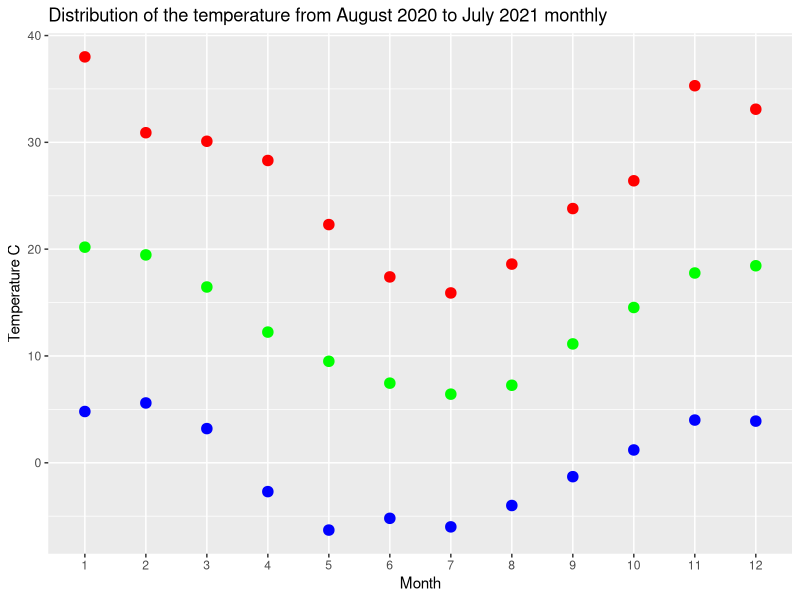
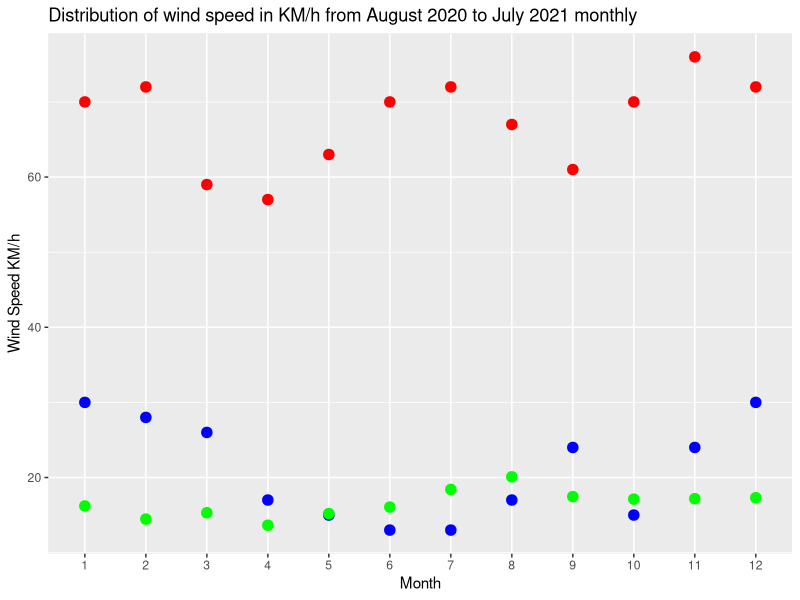
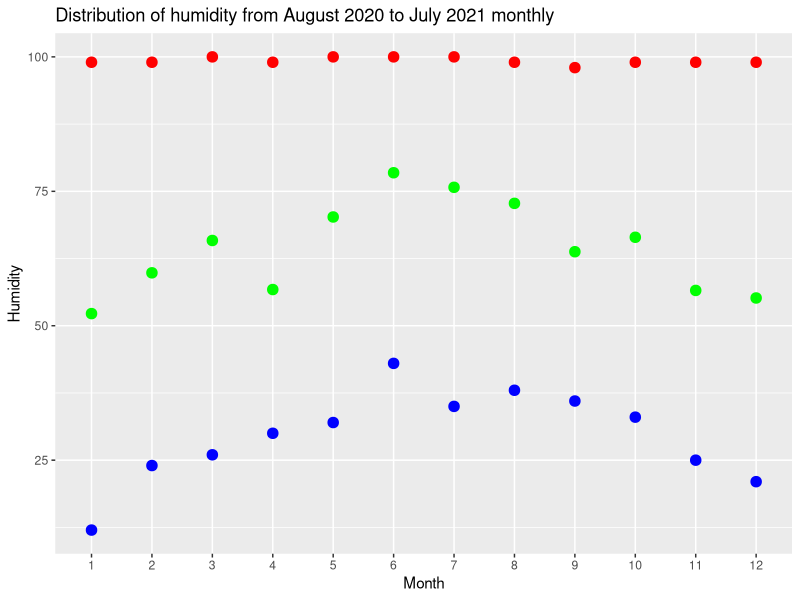
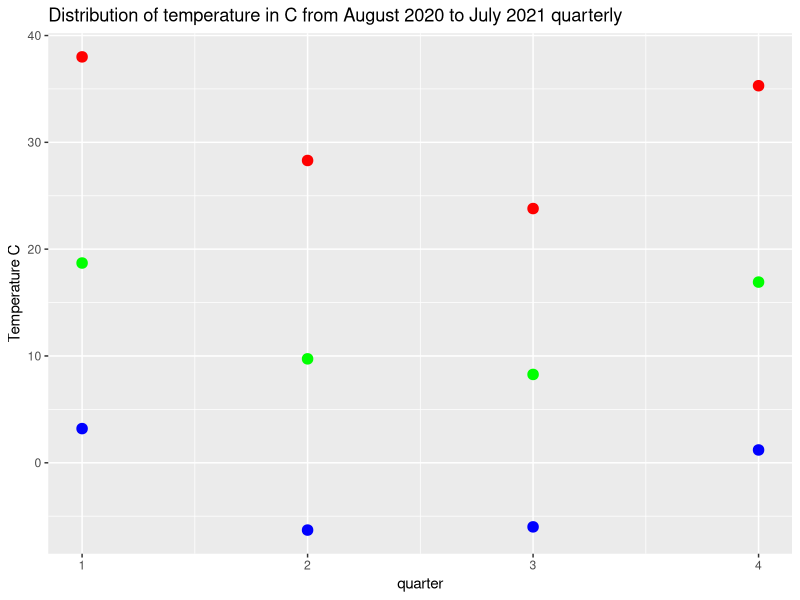
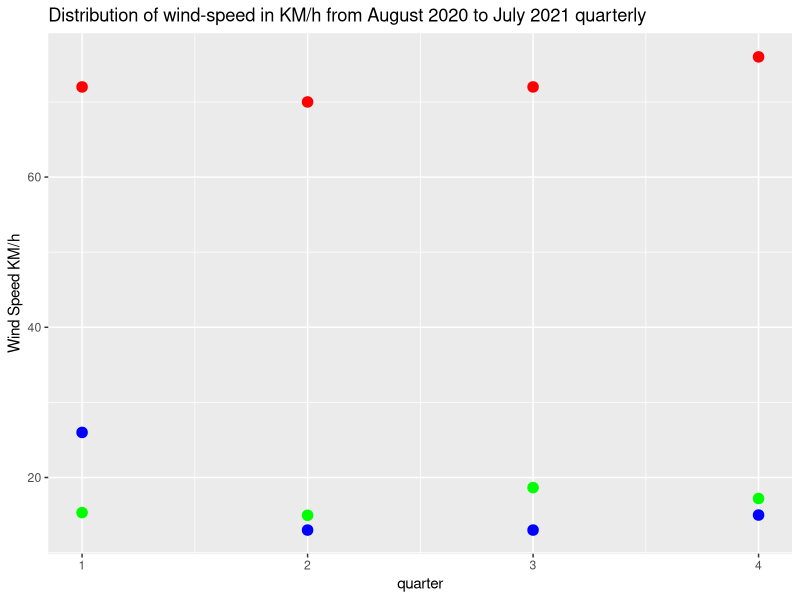
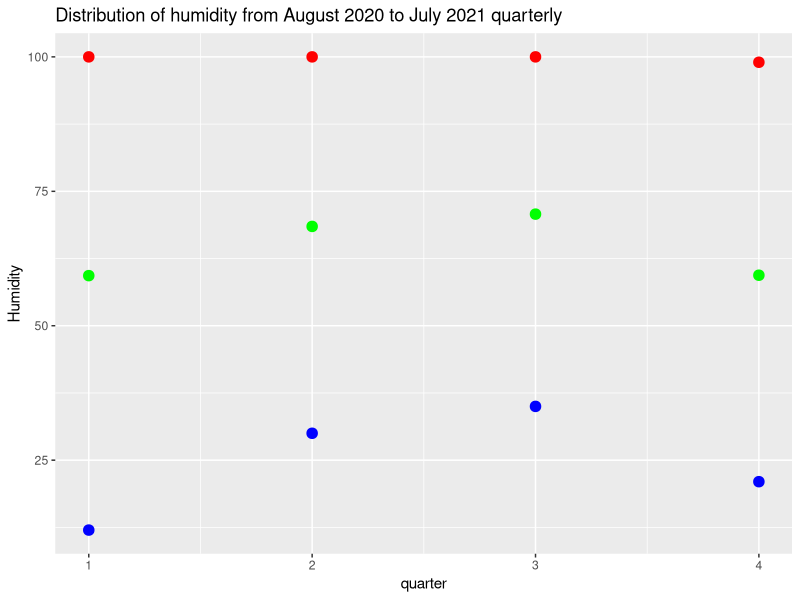

Reproduce these figures in R, in order.
## ---- chunk 1
library(tidyverse)
library(ggplot2)
df <- read.csv("act_weather.csv")
head(df)
## ---- chunk 2
df <- df[-c(1)]
head(df)
## ---- chunk 3
nrow(df)
ncol(df)
str(df)
## ---- chunk 4
getSummary <- function(colName)
{
  writeLines(paste(paste(colName, "summary:"),
                   "================",
                   paste("minimum : ", min(df[colName])),
                   paste("median : ", median(df[[colName]])),
                   paste("mean : ", mean(df[[colName]])),
                   paste("maximum : ", max(df[colName])),
                   sep = '\n'))
  }
## ---- chunk 5
targetColumns <- c("Minimum_temperature",
                  "9am_Temperature",
                  "Speed_of_maximum_wind_gust_(km/h)",
                  "3pm_Temperature")
targetColumns <- make.names(targetColumns)
## ---- chunk 6
for (columnName in targetColumns)
{
  getSummary(columnName)
}
## ---- chunk 7
averageMinTemp <- df %>% 
  group_by(Month, Year) %>%
  summarise(avgMinTempByMonth = mean(Minimum_temperature))
head(averageMinTemp)
## ---- chunk 8
averageWindGust <- df %>% 
  group_by(Direction_of_maximum_wind_gust) %>% 
  summarise(mean(Speed_of_maximum_wind_gust_.km.h.))
head(averageWindGust)
## ---- chunk 9
highestRainFall <- df %>% 
  group_by(Month, Year) %>% 
  summarise(totalRainfall = sum(Rainfall_.mm.))
highestRainFall[which.max(highestRainFall$totalRainfall),]
## ---- chunk 10
highestRainFallByYear <- highestRainFall %>% 
  group_by(Year) %>% 
  summarise(totalRainFall = sum(totalRainfall))
#By using which.max function got highest rainfall during those years with their index number and by printing the index number got the value for highest rainfall year.
highestRainFallByYear[which.max(highestRainFallByYear$totalRainFall),]
## ---- chunk 11
dryMonth <- df %>% 
  group_by(Month, Year) %>% 
  summarise(sumRainfall = sum(Rainfall_.mm.))
#least amount of rain
print("Least amount of rain fall :")
dryMonth[which.min(dryMonth$sumRainfall),]
#dry month
print("dry month  where rain fall is 0 :")
no_rainfall_month <- dryMonth[which(dryMonth$sumRainfall == 0), "Month"]
no_rainfall_year <- dryMonth[which(dryMonth$sumRainfall == 0), "Year"]
#none
## ---- chunk 12
getAvg <- function(a, b)
{
  (a+b)/2
}
## ---- chunk 13
highestHumid2019 <- df %>% 
  filter(Year == 2019) %>% 
  group_by(Month) %>% 
  summarise(maxHumid = max(getAvg(X9am_relative_humidity_..., X3pm_relative_humidity_...)))
highestHumid2019[which.max(highestHumid2019$maxHumid),]
## ---- chunk 14
#get the subset
data20to21 <- df %>% 
  filter((Year == 2020 & Month >= 8)|(Year == 2021 & Month <= 7))
## ---- chunk 15
#make numeric
data20to21$X9am_wind_speed_.km.h. <- as.numeric(data20to21$X9am_wind_speed_.km.h.)
data20to21$X3pm_wind_speed_.km.h. <- as.numeric(data20to21$X3pm_wind_speed_.km.h.)

#fix NAs with mean
data20to21$X9am_wind_speed_.km.h.[is.na(data20to21$X9am_wind_speed_.km.h.)] <- mean(data20to21$X9am_wind_speed_.km.h., 
                                                                                    na.rm = TRUE)
data20to21$X3pm_wind_speed_.km.h.[is.na(data20to21$X3pm_wind_speed_.km.h.)] <- mean(data20to21$X3pm_wind_speed_.km.h., 
                                                                                    na.rm = TRUE)
## ---- chunk 16
result <- data20to21 %>% 
  group_by(Month, Year) %>% 
  summarise(minTemp = min(Minimum_temperature), 
            maxTemp = max(Maximum_temperature), 
            aveTemp = mean((Maximum_temperature +Minimum_temperature)/2),
            minWind = min(Speed_of_maximum_wind_gust_.km.h.), 
            maxWind = max(Speed_of_maximum_wind_gust_.km.h.), 
            avWindSpeed = mean((X9am_wind_speed_.km.h. + X3pm_wind_speed_.km.h.)/2),
            avHumidity = mean((X3pm_relative_humidity_... + X9am_relative_humidity_...)/2),
            maxHumid = if (max(X3pm_relative_humidity_...)> max(X9am_relative_humidity_...)) max(X3pm_relative_humidity_...) else max(X9am_relative_humidity_...),
            minHumid = if (min(X3pm_relative_humidity_...)< min(X9am_relative_humidity_...)) min(X3pm_relative_humidity_...) else min(X9am_relative_humidity_...))
## ---- chunk 17
#quarter
resultQuarter <- data.frame(matrix(ncol = 10, nrow = 0))
colnames(resultQuarter) <- c("quarter", "minTemp", "maxTemp", "avTemp", "minWind", "maxWind", "avWind", "minHum", "maxHum", "avHum")
quarter = 0
for (i in c(1,4,7,10))
{
  quarter = quarter + 1
  temp <- c()
  temp <- append(temp, quarter)
  temp <- append(temp, min(c(result$minTemp[i], result$minTemp[i+1], result$minTemp[i+2])))
  temp <- append(temp, max(c(result$maxTemp[i], result$maxTemp[i+1], result$maxTemp[i+2])))
  temp <- append(temp, mean(c(result$aveTemp[i], result$aveTemp[i+1], result$aveTemp[i+2])))
  
  temp <- append(temp, min(c(result$minWind[i], result$minWind[i+1], result$minWind[i+2])))
  temp <- append(temp, max(c(result$maxWind[i], result$maxWind[i+1], result$maxWind[i+2])))
  temp <- append(temp, mean(c(result$avWindSpeed[i], result$avWindSpeed[i+1], result$avWindSpeed[i+2])))
  
  temp <- append(temp, min(c(result$minHumid[i], result$minHumid[i+1], result$minHumid[i+2])))
  temp <- append(temp, max(c(result$maxHumid[i], result$maxHumid[i+1], result$maxHumid[i+2])))
  temp <- append(temp, mean(c(result$avHumidity[i], result$avHumidity[i+1], result$avHumidity[i+2])))
  
  resultQuarter[nrow(resultQuarter) + 1,] <- temp
  
}
## ---- chunk 18
result$Month <- as.factor(result$Month)
monthTempPlot <- ggplot(result)+
  geom_point(aes(x=Month,y=aveTemp, colour = ""))+
  scale_colour_manual("Temperature C", values = c(Lowest = "blue", Average = "green", Highest ="red"))+
  ylab("Temperature C")+
  stat_summary(aes(x=Month,y=minTemp),fun="min",geom="point",shape=20,size=5,color="blue")+
  stat_summary(aes(x=Month,y=maxTemp),fun="max",geom="point",shape=20,size=5,color="red")+
  stat_summary(aes(x=Month,y=aveTemp),fun="mean",geom="point",shape=20,size=5,color="green")+
  theme(legend.position = "right")+
  ggtitle("Distribution of the temperature from August 2020 to July 2021 monthly")
monthTempPlot
## ---- chunk 19
monthWindPlot <- ggplot(result)+
  geom_point(aes(x=Month,y=avWindSpeed, colour = ""))+
  scale_colour_manual("Wind-Speed", values = c(Minimum = "blue", Average = "green", Maximum="red"))+
  ylab("Wind Speed KM/h")+
  stat_summary(aes(x=Month,y=minWind),fun="min",geom="point",shape=20,size=5,color="blue")+
  stat_summary(aes(x=Month,y=maxWind),fun="max",geom="point",shape=20,size=5,color="red")+
  stat_summary(aes(x=Month,y=avWindSpeed),fun="mean",geom="point",shape=20,size=5,color="green")+
  theme(legend.position = "right")+
  ggtitle("Distribution of wind speed in KM/h from August 2020 to July 2021 monthly")
monthWindPlot
## ---- chunk 20
monthHumidPlot <- ggplot(result)+
  geom_point(aes(x=Month,y=avHumidity, colour = ""))+
  scale_colour_manual("Humidity", values = c(Minimum = "blue", Average = "green", Maximum="red"))+
  ylab("Humidity")+
  stat_summary(aes(x=Month,y=minHumid),fun="min",geom="point",shape=20,size=5,color="blue")+
  stat_summary(aes(x=Month,y=maxHumid),fun="max",geom="point",shape=20,size=5,color="red")+
  stat_summary(aes(x=Month,y=avHumidity),fun="mean",geom="point",shape=20,size=5,color="green")+
  theme(legend.position = "right")+
  ggtitle("Distribution of humidity from August 2020 to July 2021 monthly")
monthHumidPlot
## ---- chunk 21
quarterTempPlot <- ggplot(resultQuarter)+
  geom_point(aes(x=quarter,y=avTemp, colour = ""))+
  scale_colour_manual("Temperature C", values = c(Minimum = "blue", Average = "green", Maximum="red"))+
  ylab("Temperature C")+
  stat_summary(aes(x=quarter,y=minTemp), fun = "min", geom="point",shape=20,size=5,color="blue")+
  stat_summary(aes(x=quarter,y=maxTemp), fun = "max", geom="point",shape=20,size=5,color="red")+
  stat_summary(aes(x=quarter,y=avTemp), fun = "mean", geom="point",shape=20,size=5,color="green")+
  theme(legend.position = "right")+
  ggtitle("Distribution of temperature in C from August 2020 to July 2021 quarterly")
quarterTempPlot
## ---- chunk 22
quarterWindPlot <- ggplot(resultQuarter)+
  geom_point(aes(x=quarter,y=avWind, colour = ""))+
  scale_colour_manual("Wind Speed KM/h", values = c(Minimum = "blue", Average = "green", Maximum="red"))+
  ylab("Wind Speed KM/h")+
  stat_summary(aes(x=quarter,y=minWind), fun = "min", geom="point",shape=20,size=5,color="blue")+
  stat_summary(aes(x=quarter,y=maxWind), fun = "max", geom="point",shape=20,size=5,color="red")+
  stat_summary(aes(x=quarter,y=avWind), fun = "mean", geom="point",shape=20,size=5,color="green")+
  theme(legend.position = "right")+
  ggtitle("Distribution of wind-speed in KM/h from August 2020 to July 2021 quarterly")
quarterWindPlot
## ---- chunk 23
quarterHumidityPlot <- ggplot(resultQuarter)+
  geom_point(aes(x=quarter,y=avHum, colour = ""))+
  scale_colour_manual("Humidity", values = c(Minimum = "blue", Average = "green", Maximum="red"))+
  ylab("Humidity")+
  stat_summary(aes(x=quarter,y=minHum), fun = "min", geom="point",shape=20,size=5,color="blue")+
  stat_summary(aes(x=quarter,y=maxHum), fun = "max", geom="point",shape=20,size=5,color="red")+
  stat_summary(aes(x=quarter,y=avHum), fun = "mean", geom="point",shape=20,size=5,color="green")+
  theme(legend.position = "right")+
  ggtitle("Distribution of humidity from August 2020 to July 2021 quarterly")
quarterHumidityPlot
